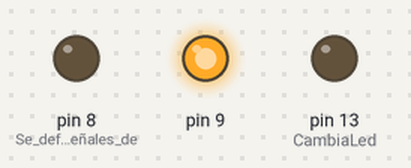
Simulated run of this sketch. Board: Arduino Uno, built with avr-gcc and run on an emulated ATmega328P. Shown: output pins drawn as LEDs (lit = HIGH).

Above: at 0.5 s.
At 1.5 s:
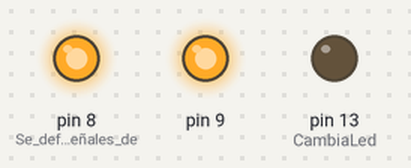
At 2.5 s:
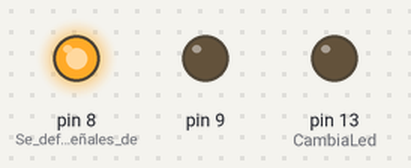
At 3.5 s:
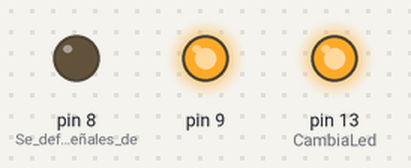
At 4.5 s:
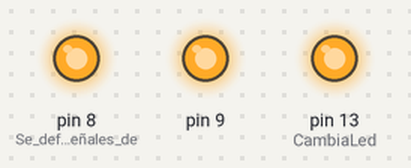
At 5.5 s:
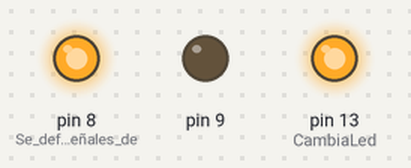
Timing chart, 0 to 7.8 s (numbered marks = the images above):
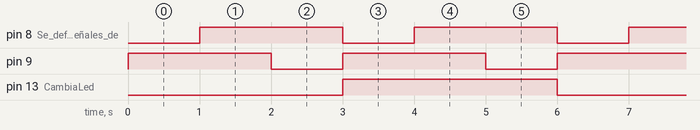

The sketch:

PuenteH.ino
```cpp
void setup()      //Definicion funcion setup
{
  pinMode(8, OUTPUT); //Se definen las señales de salida del circuito
  pinMode(9, OUTPUT);
  pinMode(13,OUTPUT);
}

void CambiaLed(){   //Definicion de funcion void
  digitalWrite(13,!digitalRead(13));  //Se energiza el pin13
}

void loop()
{
  digitalWrite(9, HIGH); //En primer lugar se energiza el pin 9 y se desenergiza el pin 8
  digitalWrite(8, LOW);  //De esta forma se inicia el giro del motor de CC en sentido negativo (horario)
  delay(1000); // Espera 1 segundo (1000 milisegundos)
  digitalWrite(9, HIGH); //Luego se energiza tanto el pin 8 como el 9
  digitalWrite(8, HIGH); //De esta forma se frena el motor de CC
  delay(1000); // Espera 1 segundo (1000 milisegundos)
  digitalWrite(8, HIGH); //Finalmente se energiza el pin 8 y se desenergiza el pin 9
  digitalWrite(9, LOW);  //De esta forma se inicia el giro del motor de CC en sentido positivo (anti-horario)
  delay(1000); // Espera 1 segundo (1000 milisegundos)
  CambiaLed(); //Se llama a la funcion CambiaLed() que energiza el pin13 prendiendo asi el LED interno de la placa Arduino
}        //El led interno energizado indica la finalizacion del ciclo
         //Tambien se añade un LED analogo que cumple la misma funcionalidad del LED interno de la placa.
```

Measured:
- by itself, pin 8 (Se_definen_las_señales_de), pin 9: alternates HIGH for 2.0 s and LOW for 1.0 s
- by itself, pin 13 (CambiaLed): alternates HIGH for 3.0 s and LOW for 3.0 s
- by itself, everything shown: repeats every 6.0 s, in 8 steps
